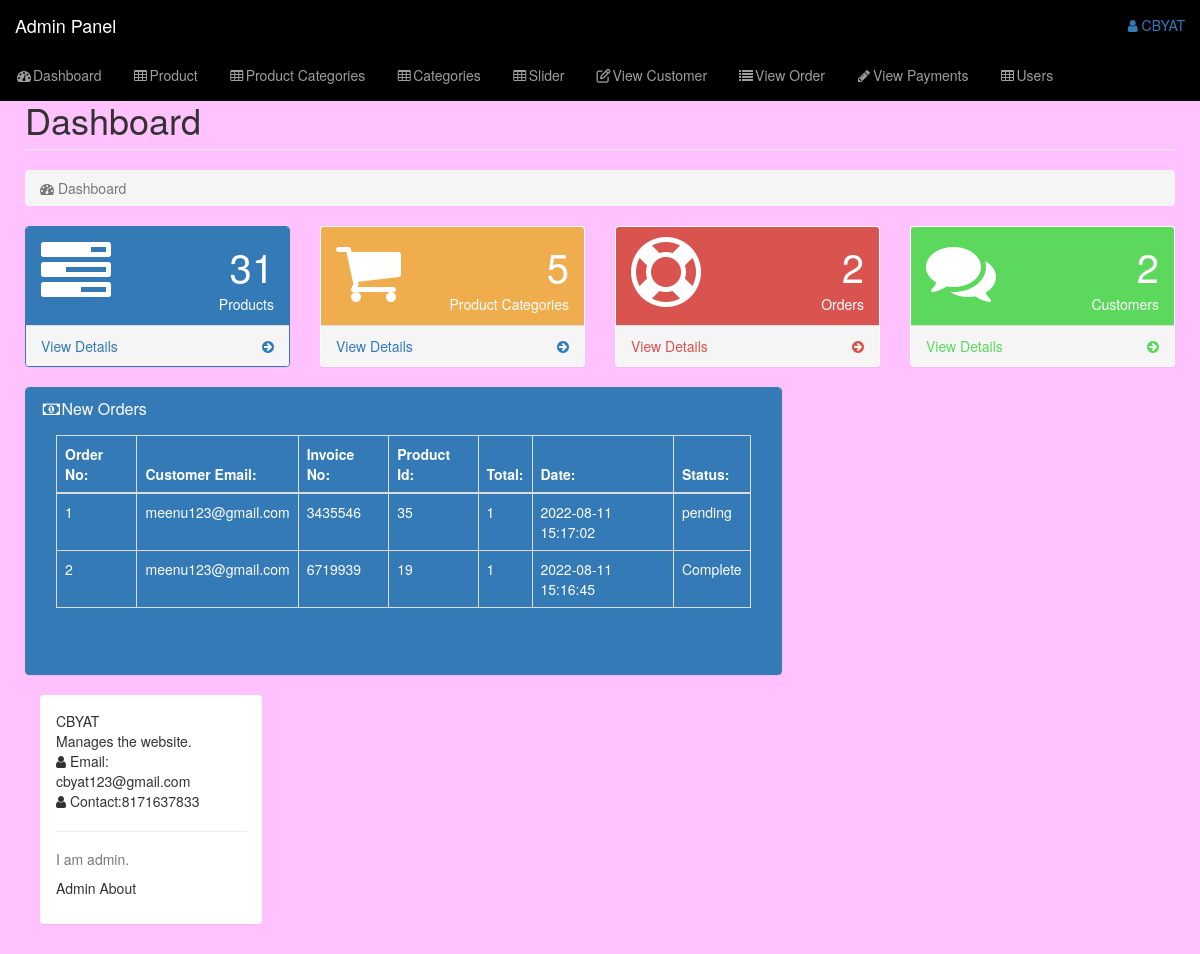
Page /admin_area/index.php?dashboard (signed in) on the committed database.
### tables this page shows
CREATE TABLE `customer_order` (
  `order_id` int(10) NOT NULL,
  `customer_id` int(10) NOT NULL,
  `product_id` int(10) NOT NULL,
  `due_amount` int(100) NOT NULL,
  `invoice_no` int(100) NOT NULL,
  `qty` int(10) NOT NULL,
  `size` text NOT NULL,
  `order_date` timestamp NOT NULL DEFAULT current_timestamp() ON UPDATE current_timestamp(),
  `order_status` text NOT NULL
);

CREATE TABLE `customers` (
  `customer_id` int(100) NOT NULL,
  `customer_name` varchar(255) NOT NULL,
  `customer_email` varchar(255) NOT NULL,
  `customer_pass` varchar(255) NOT NULL,
  `customer_contact` varchar(10) NOT NULL,
  `customer_city` text NOT NULL ,
  `customer_address` text NOT NULL,
  `customer_ip` varchar(255) NOT NULL
);

### admin_area/dashboard.php (the view, shortened to what this page needs)
<?php
if(!isset($_SESSION['admin_email'])){
    echo "<script>window.open('login.php','_self')</script>";
} else {
?>
<div class="row">
    <div class="col-lg-12">
        <h1 class="page-header">Dashboard</h1>
        <ol class="breadcrumb">
            <li class="active">
                <i class="fa fa-dashboard"></i> Dashboard
            </li>
        </ol>
    </div>
</div>
<div class="row">
    <div class="col-lg-3 col-md-6">
        <div class="panel panel-primary">
            <div class="panel-heading">
                <div class="row">
                    <div class="col-xs-3">
                        <i class="fa fa-tasks fa-5x"></i>
                    </div>
                    <div class="col-xs-9 text-right">
                        <div class="huge"><?php echo $count_pro ?> </div>
                        <div>Products</div>
                    </div>
                </div>
            </div>
            <a href="index.php?view_product">
                <div class="panel-footer">
                    <span class="pull-left"> View Details</span>
                    <span class="pull-right"><i class="fa fa-arrow-circle-right"></i></span>
                    <div class="clearfix"></div>
                </div>
            </a>
        </div>
    </div>
    <div class="col-lg-3 col-md-6">
        <div class="panel panel-yellow">
            <div class="panel-heading">
                <div class="row">
                    <div class="col-xs-3">
                        <i class="fa fa-shopping-cart fa-5x"></i>
                    </div>
                    <div class="col-xs-9 text-right">
                        <div class="huge"><?php echo $count_p_cat ?></div>
                        <div>
                            Product Categories
                        </div>
                    </div>
                </div>
            </div>
            <a href="index.php?view_product_cat">
                <div class="panel-footer">
                    <span class="pull-left"> View Details</span>
                    <span class="pull-right"><i class="fa fa-arrow-circle-right"></i></span>
                    <div class="clearfix"></div>
                </div>
            </a>
        </div>
    </div>
    <div class="col-lg-3 col-md-6">
        <div class="panel panel-red">
            <div class="panel-heading">
                <div class="row">
                    <div class="col-xs-3">
                        <i class="fa fa-support fa-5x"></i>
                    </div>
                    <div class="col-xs-9 text-right">
                        <div class="huge"><?php echo $count_order ?></div>
                        <div>
                            Orders
                        </div>
                    </div>
                </div>
            </div>
            <a href="index.php?view_order">
                <div class="panel-footer">
                    <span class="pull-left"> View Details</span>
                    <span class="pull-right"><i class="fa fa-arrow-circle-right"></i></span>
                    <div class="clearfix"></div>
                </div>
            </a>
        </div>
    </div>
    <div class="col-lg-3 col-md-6">
        <div class="panel panel-green">
            <div class="panel-heading">
                <div class="row">
                    <div class="col-xs-3">
                        <i class="fa fa-comments fa-5x"></i>
                    </div>
                    <div class="col-xs-9 text-right">
                        <div class="huge"><?php echo $count_cust ?></div>
                        <div>Customers</div>
                    </div>
                </div>
            </div>
            <a href="index.php?view_customer">
                <div class="panel-footer">
                    <span class="pull-left"> View Details</span>
                    <span class="pull-right"><i class="fa fa-arrow-circle-right"></i></span>
                    <div class="clearfix"></div>
                </div>
            </a>
        </div>
    </div>
</div>
<div class="row">
    <div class="col-lg-8">
        <div class="panel panel-primary">
            <div class="panel-heading">
                <div class="panel-title">
                    <i class="fa fa-money fa-fw"></i>New Orders
                </div>
                <div class="panel-body">
                    <div class="table-responsive">
                        <table class="table table-bordered table-hover ">
                            <thead>
                                <tr>
                                    <th>Order No:</th>
                                    <th>Customer Email:</th>
                                    <th>Invoice No:</th>
                                    <th>Product Id:</th>
                                    <th>Total:</th>
                                    <th>Date:</th>
                                    <th>Status:</th>
                                </tr>
                            </thead>
                            <tbody>
                                <?php
$i=0;
$get_order="select * from customer_order order by 1 DESC LIMIT 0,5";
$run_order=mysqli_query($con,$get_order);
while ($row_order=mysqli_fetch_array($run_order)){
    $customer_id=$row_order['customer_id'];
    $product_id=$row_order['product_id'];
    $invoice_no=$row_order['invoice_no'];
    $qty=$row_order['qty'];
    $date=$row_order['order_date'];
    $status=$row_order['order_status'];
    $i++;
?>
                                <tr>
                                    <td><?php echo $i ?></td>
                                    <td>
                                        <?php
    $get_cust="select * from customers where customer_id='$customer_id'";
    $run_cust=mysqli_query($con,$get_cust);
    $row_customer=mysqli_fetch_array($run_cust);
    $customer_email=$row_customer['customer_email'];
    echo $customer_email;
    ?>
                                    </td>
                                    <td><?php echo $invoice_no ?></td>
                                    <td><?php echo $product_id ?></td>
                                    <td><?php echo $qty ?></td>
                                    <td><?php echo $date ?></td>
                                    <td><?php echo $status ?></td>
                                </tr>
                                <?php } ?>
                            </tbody>
                        </table>
                    </div>
                    <div class="text-right">
                        <a href="index.php?view_orders">
                            View All Orders<i class="fa fa-arrow-circle-right"></i>
                        </a>
                    </div>
                </div>
            </div>
        </div>
        <div class="col-md-4">
            <div class="panel">
                <div class="panel-body">
                    <div class="thumb-info mb-md">
                        <div class="thumb-info-title">
                            <span class="thumb-info-inner"><?php echo $admin_name ?></span><br>
                            <span class="thumb-info-typer"><?php echo $admin_job ?></span>
                        </div>
                    </div>
                    <div class="mb-md">
                        <div class="widget-content-expanded">
                            <i class="fa fa-user"></i> <span>Email:</span> <?php echo $admin_email ?> <br>
                            <i class="fa fa-user"></i> <span>Contact:</span><?php echo $admin_contact ?> <br>
                        </div>
                        <hr class="dotted short">
                        <h5 class="text-muted"><?php echo $admin_about ?></h5>
                        <p>
                            Admin About
                        </p>
                    </div>
                </div>
            </div>
        </div>
    </div>
</div>
<?php } ?>

### admin_area/includes/sidebar.php (shortened to what this page needs)
<?php
if(!isset($_SESSION['admin_email'])){
    echo "<script>window.open('login.php','_self')</script>";
} else {
?>
<nav class="navbar navbar-inverse navbar-fixed-top" style="background:black">
    <div class="navbar-header">
        <a href="index.php?dashboard" class="navbar-brand">Admin Panel</a>
    </div>
    <ul class="nav navbar-right top-nav">
        <li class="dropdown">
            <a href="#" class="dropdown-toggle" data-toggle="dropdown">
                <i class="fa fa-user"></i> <?php echo $admin_name ?>
            </a>
        </li>
    </ul>
    <div class="collapse navbar-collapse navbar-ex1-collapse ">
        <ul class="nav navbar-nav side-nav">
            <li>
                <a href="index.php?dashboard">
                    <i class="fa fa-fw fa-dashboard"></i>Dashboard
                </a>
            </li>
            <li>
                <a href="#" data-toggle="collapse" data-target="#products">
                    <i class="fa fa-fw fa-table"></i>Product
                </a>
            </li>
            <li>
                <a href="#" data-toggle="collapse" data-target="#products_cat">
                    <i class="fa fa-fw fa-table"></i>Product Categories
                </a>
            </li>
            <li>
                <a href="#" data-toggle="collapse" data-target="#category">
                    <i class="fa fa-fw fa-table"></i>Categories
                </a>
            </li>
            <li>
                <a href="#" data-toggle="collapse" data-target="#slider">
                    <i class="fa fa-fw fa-table"></i>Slider
                </a>
            </li>
            <li>
                <a href="index.php?view_customer">
                    <i class="fa fa-fw fa-edit"></i>View Customer
                </a>
            </li>
            <li>
                <a href="index.php?view_order">
                    <i class="fa fa-fw fa-list"></i>View Order
                </a>
            </li>
            <li>
                <a href="index.php?view_payments">
                    <i class="fa fa-fw fa-pencil"></i>View Payments
                </a>
            </li>
            <li>
                <a href="#" data-toggle="collapse" data-target="#users">
                    <i class="fa fa-fw fa-table"></i>Users
                </a>
            </li>
        </ul>
    </div>
</nav>
<?php } ?>

### admin_area/css/style.css (style rules this page uses)
body { margin-top: 100px; }
@media (min-width: 768px) { body { margin-top: 50px; } }
.top-nav { padding: 0 15px; }
.top-nav>li { display: inline-block; }
.top-nav>li>a { padding-top: 15px; padding-bottom: 15px; line-height: 20px; }
.huge { font-size: 40px; line-height: normal; }
.panel-green> .panel-heading { color: #fff; background-color: #5cd85c; }
.panel-green > a { color: #5cd85c; }
.panel-red > .panel-heading { color: #fff; background-color: #d9534f; }
.panel-red > a { color: #d9534f; }
.panel-yellow > .panel-heading { color: #ffff; background-color: #f0ad4e; }

### rows in the picture
customer_order: customer.customer_email "meenu123@gmail.com", invoice_no "3435546", product "35", qty "1", order_date "2022-08-11 15:17:02", order_status "pending"
customer_order: customer.customer_email "meenu123@gmail.com", invoice_no "6719939", product "19", qty "1", order_date "2022-08-11 15:16:45", order_status "Complete"

### other values in the picture
$admin_name "CBYAT"
$count_pro "31"
$count_p_cat "5"
$count_order "2"
$count_cust "2"
$admin_job "Manages the website."
$admin_email "cbyat123@gmail.com"
$admin_contact "8171637833"
$admin_about "I am admin."
